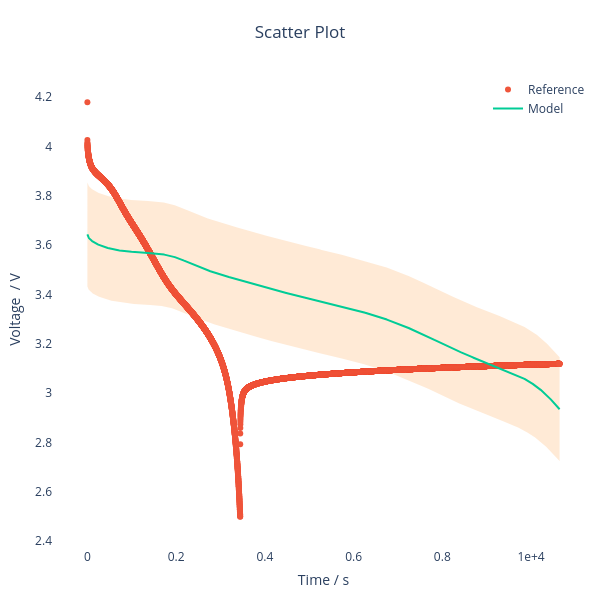

The notebook cell saved with this chart:
### Code cell
pybop.plot.quick(problem=problem, problem_inputs=results.x)

### Figure 1 — Plotly figure (JSON) as saved in the notebook; plotly's stock layout.template omitted (floating-point values rounded to 4 significant figures; data arrays with more than 128 entries replaced by an {"elided": "..."} marker saying what was removed)
{"data": [{"fill": "toself", "fillcolor": "rgba(255,229,204,0.8)", "hoverinfo": "skip", "line": {"color": "rgba(255,255,255,0)"}, "showlegend": false, "type": "scatter", "x": {"elided": "21552 float values"}, "y": {"elided": "21552 float values"}}, {"mode": "markers", "name": "Reference", "showlegend": true, "type": "scatter", "x": {"elided": "10776 float values"}, "y": {"elided": "10776 float values"}}, {"mode": "lines", "name": "Model", "showlegend": true, "type": "scatter", "x": {"elided": "10776 float values"}, "y": {"elided": "10776 float values"}}], "layout": {"autosize": false, "height": 600, "legend": {"font": {"size": 12}, "x": 1, "xanchor": "right", "y": 1, "yanchor": "top"}, "margin": {"b": 10, "l": 10, "pad": 4, "r": 10, "t": 75}, "plot_bgcolor": "white", "showlegend": true, "title": {"text": "Scatter Plot", "x": 0.5}, "width": 600, "xaxis": {"exponentformat": "e", "showexponent": "last", "tickfont": {"size": 12}, "title": {"text": "Time / s"}}, "yaxis": {"exponentformat": "e", "showexponent": "last", "tickfont": {"size": 12}, "title": {"text": "Voltage  / V"}}}}
